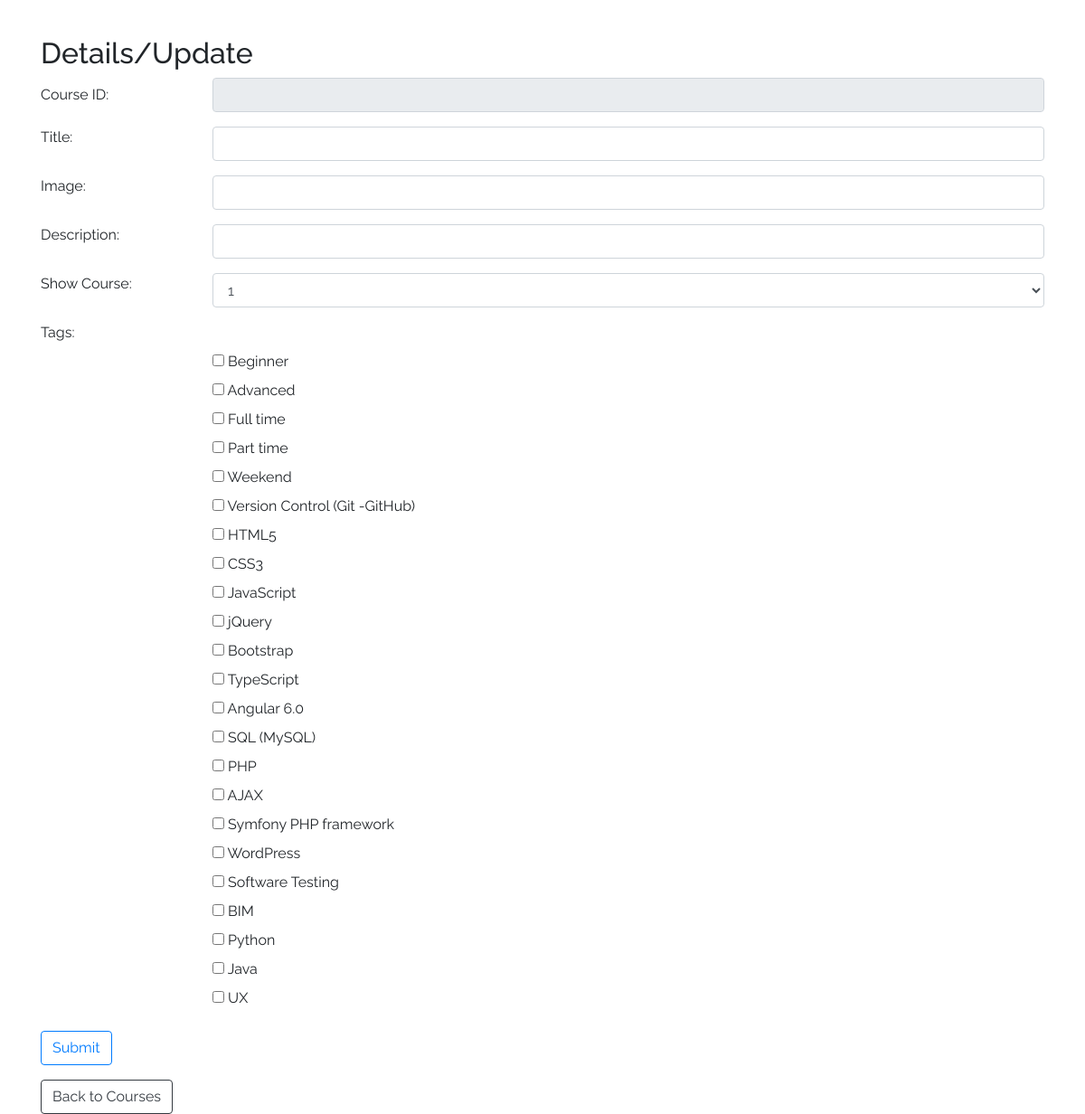
The page /admin/courses.php (signed in) on the database its author committed.
### tables this page shows
CREATE TABLE `tags` (
  `tag_id` int(11) UNSIGNED NOT NULL,
  `tag` varchar(55) NOT NULL,
  `fk_tag_category` int(11) UNSIGNED NOT NULL
);

### CrudController.php (called while the page is built, shortened)
<?php
class CrudController
{
    public function readTags()
    {
        try {
            $dao = new Dao();
            $conn = $dao->openConnection();
            $sql = "SELECT * FROM `tags`";
            $resource = $conn->query($sql);
            $result = $resource->fetchAll(PDO::FETCH_ASSOC);
        } catch (PDOException $e) {
            echo "There is some problem in connection: " . $e->getMessage();
        }
        if (! empty($result)) {
            return $result;
        }
    }
}
?>

### admin/courses.php (the view, shortened to what this page needs)
<?php
include_once "../Components/head.php";
include_once "../CrudController.php";
$crudcontroller = new CrudController();
$resultTags = $crudcontroller->readTags();
if(isset($_GET['id'])) {
  $id = $_GET['id'];
  $resultCourse = $crudcontroller->readCourse($id);
  $resultCourseTags = $crudcontroller->readCourseTags($id);
  foreach ($resultCourseTags as $courseTag) {
    $courseTagIds[] = $courseTag['tag_id'];
  }
} else {
  $id = '';
  $courseTagIds = [];
}
?>
<div class="container">
<form class="form-horizontal" id="frmEdit" method="post">
  <h2>Details/Update</h2>
    <div class="form-group row">
      <label class="control-label col-sm-2 col-form-label" for="course_id">Course ID:</label>
      <div class="col-sm-10">
        <input readonly type="number" class="form-control" name="course_id" id="course_id" value="<?php if ($id<>"") echo $resultCourse[0]['course_id']; ?>">
      </div>
    </div>
    <div class="form-group row">
      <label class="control-label col-sm-2" for="title">Title:</label>
      <div class="col-sm-10">
        <input type="text" class="form-control" name="title" id="title" value="<?php if ($id<>"") echo $resultCourse[0]['title']; ?>">
      </div>
    </div>
    <div class="form-group row">
      <label class="control-label col-sm-2" for="image">Image:</label>
      <div class="col-sm-10">
        <input type="text" class="form-control" name="image" id="image" value="<?php if ($id<>"") echo $resultCourse[0]['image']; ?>">
      </div>
    </div>
    <div class="form-group row">
      <label class="control-label col-sm-2" for="description">Description:</label>
      <div class="col-sm-10">
        <input type="text" class="form-control" name="description" id="description" value="<?php if ($id<>"") echo $resultCourse[0]['description']; ?>">
      </div>
    </div>
    <div class="form-group row">
      <label class="control-label col-sm-2" for="active">Show Course:</label>
      <div class="col-sm-10">
        <select name="active" class="form-control" id="active">
          <option value="1" <?php if ($id<>"" && $resultCourse[0]['active']==1) echo "selected"; ?>>1</option>
        </select>
      </div>
    </div>
    <div class="form-group row">
      <label class="control-label col-sm-2" for="active">Tags:</label>
      <?php foreach ($resultTags as $tag) { ?>
      <div class="col-sm-10 offset-2">
          <div class="checkbox">
            <label>
              <input
                type="checkbox"
                value="<?php echo $tag["tag_id"] ?>"
                name="checkedTags[]"
                <?php if (in_array($tag["tag_id"], $courseTagIds)) { ?>
                checked="checked"
                <?php } ?>
              >
              <?php echo $tag["tag"] ?>
            </label>
          </div>
      </div>
      <?php } ?>
    </div>
    <div class="form-group row">
      <div class="col-sm-offset-2 col-sm-10">
        <button type="button" class="btn btn-outline-primary" id="upsertBtn">Submit</button>
      </div>
    </div>
    <a href="index.php"><button type="button" class="btn btn-outline-dark">Back to Courses</button></a>
  </form>
</div>
</body>
</html>

### CSS/mainstyle.css (style rules this page uses)
body { height: 100%; }

### CSS/header.css (style rules this page uses)
*, *::before, *::after { margin: 0; padding: 0; }
body { font-family: Raleway, sans-serif; }

### rows shown on the page
tags: tag "Beginner"
tags: tag "Advanced"
tags: tag "Full time"
tags: tag "Part time"
tags: tag "Weekend"
tags: tag "Version Control (Git -GitHub)"
tags: tag "HTML5"
tags: tag "CSS3"
tags: tag "JavaScript"
tags: tag "jQuery"
tags: tag "Bootstrap"
tags: tag "TypeScript"
tags: tag "Angular 6.0"
tags: tag "SQL (MySQL)"
tags: tag "PHP"
tags: tag "AJAX"
tags: tag "Symfony PHP framework"
tags: tag "WordPress"
tags: tag "Software Testing"
tags: tag "BIM"
tags: tag "Python"
tags: tag "Java"
tags: tag "UX"
